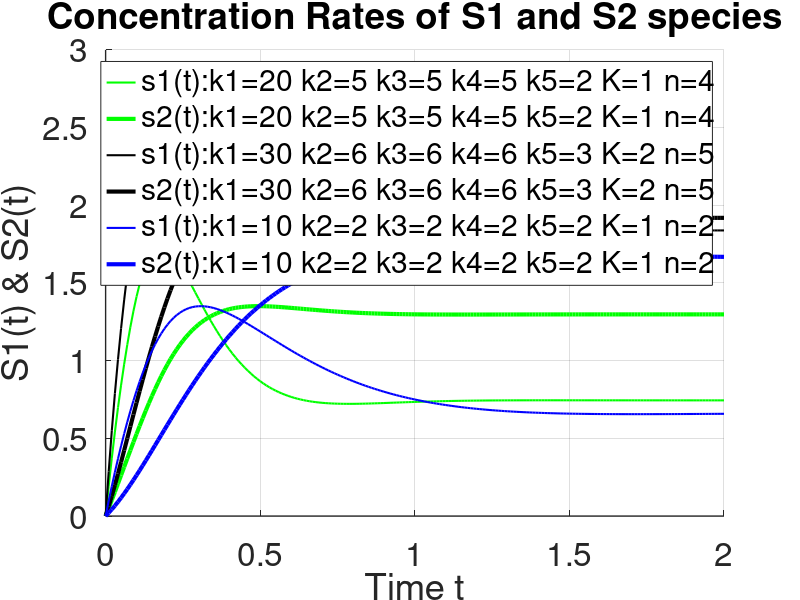

Reproduce this figure in MATLAB.
%Initial values and params
S0 = [0, 0];           % initial values of s1 & s2
Tinterval = 0:0.01:2   % time step of 0.01 in total 201 values
params = [20 5 5 5 2 1 4; 30 6 6 6 3 2 5; 10 2 2 2 2 1 2]

% since we use a set of params having 3 members (above params matrix is a 3x7 marix)
% we will have  3x2 = 6 graphs in the same graph plot
% each couple (s1, s2) of plots (depends on a row from the params matrix)
% will have same color for both members of the couple s1 & s2 
% but different linewidth to be distinguishable
% first row of params will be green
% second row will be black
% thirs row will be blue

colors = ['g'; 'k'; 'b'] 

% declare a cell of 1x3 strings to be used as legend initial value  %
lgnd = {"", "", ""}

function res = rate(t,S, k1, k2, k3, k4, k5, K, n)

    % Dependent variables S - vector of s1 & s2 
    s1 = S(1);
    s2 = S(2);
    dsdt1 = k1/(1+power((s2/K), n))-k3*s1-k5*s1;
	  dsdt2 = k2 + k5*s1-k4*s2
    % Pack-up result
    res = [dsdt1; dsdt2];
end

%
hold on

% loop for the 3 test case param sets 
for i=1:3
   k1 = params(i, 1);
   k2 = params(i, 2);
   k3 = params(i, 3); 
   k4 = params(i, 4); 
   k5 = params(i, 5); 
   K  = params(i, 6);
   n  = params(i, 7);
   % use anonymous function and get the handle
   rate2 = @(t,S) rate(t,S, k1, k2, k3, k4, k5, K, n);
   
   %solve odes by using ode45 (runge-kutta) and anonymous function handle
   [T,S] = ode45(rate2, Tinterval, S0);
 
   % get the two different s1 and s2 plots
   Y(i,:) = S(:,1);  % s1
   Z(i,:) = S(:,2);  % s2 

end

% display specifics %
xlabel('Time t')
ylabel('S1(t) & S2(t)')

% set grid on
grid on                                   

% additional display properties
set(gca, 'fontsize', 24, 'linewidth', 1)  
title('Concentration Rates of S1 and S2 species')

for i=1:3

   % draw specifics to distinguish teh plots - we will have six plots within the same graph plot
   % draw s1 "thin" s2 "fat" use same color for both graphs
   lstr = sprintf("k1=%d k2=%d k3=%d k4=%d k5=%d K=%d n=%d", params(i,1), params(i,2), params(i,3), params(i,4), params(i,5), params(i, 6), params(i, 7))
   lgnd1 = sprintf("%s%s", "s1(t):", lstr)
   lgnd2 = sprintf("%s%s", "s2(t):", lstr)   
   h = plot(T, Y(i,:), colors(i), 'linewidth', 1.5, 'DisplayName', lgnd1, T, Z(i,:), colors(i), 'linewidth', 3, 'DisplayName', lgnd2)   
   legend;
end  


%release hold of plot engine
hold off
  

